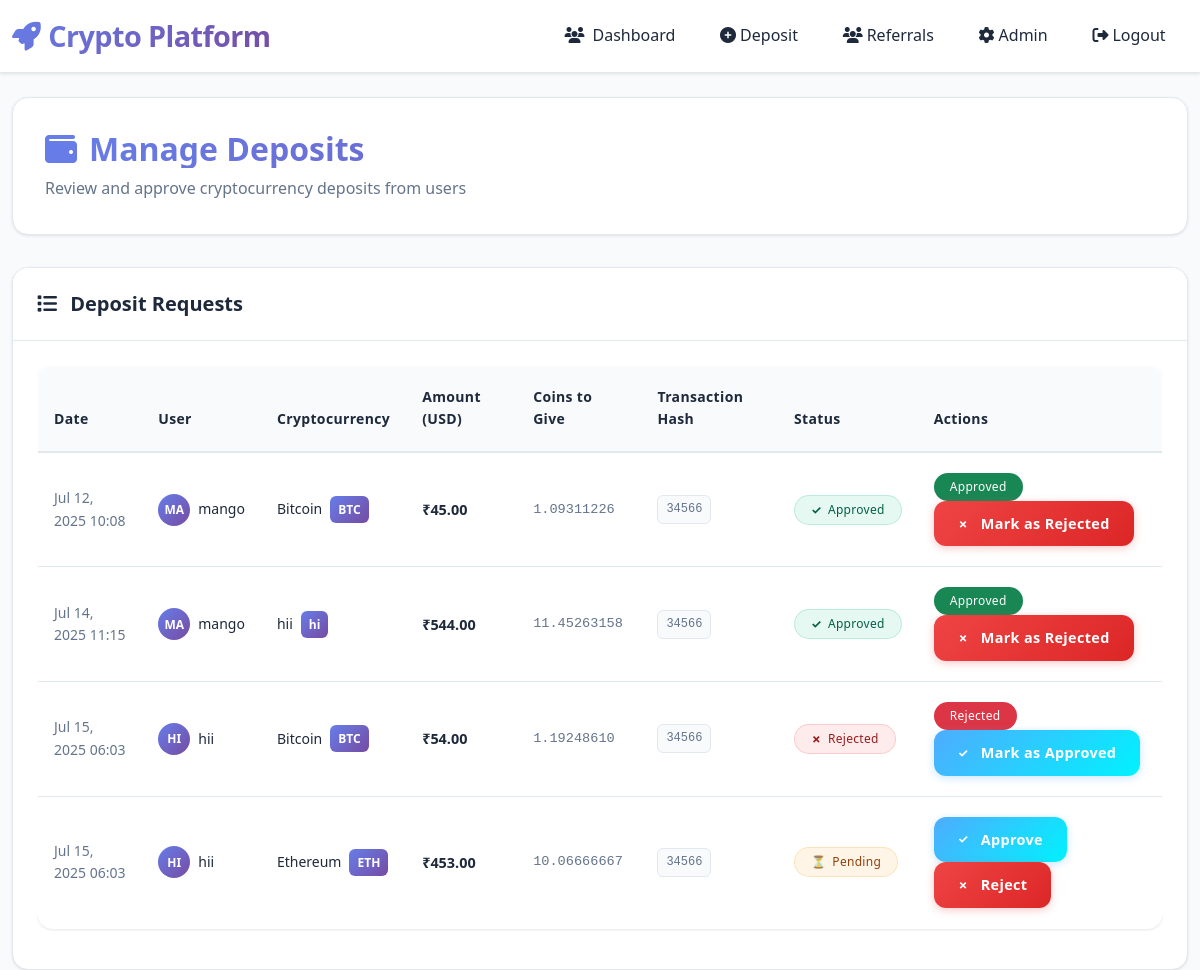
The app's page /deposits/list/ (signed in), older data.
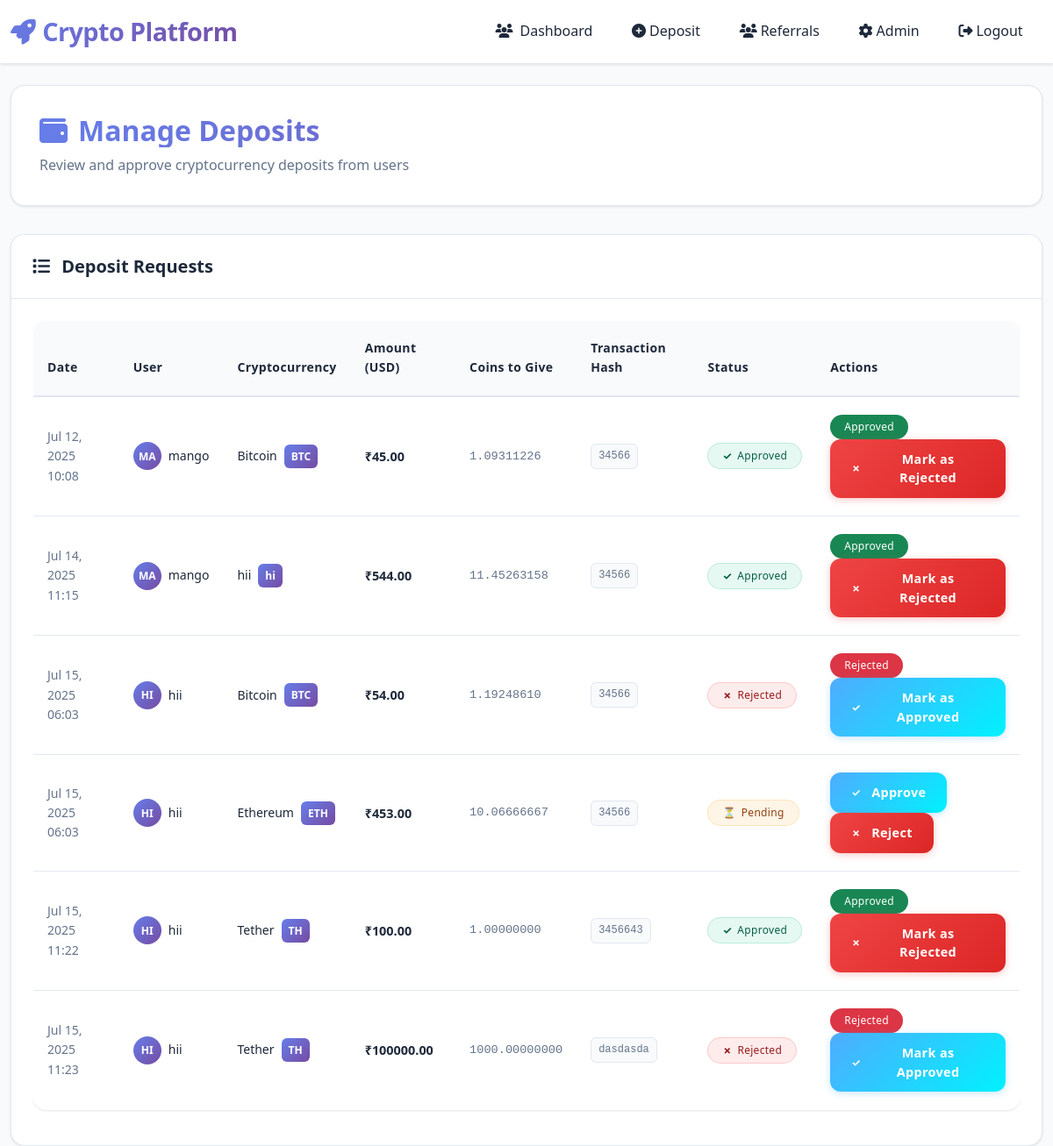
The same page, newer data.
### deposits/models.py (models this page shows, shortened)
class Deposit(models.Model):
    STATUS_CHOICES = [
        ('pending', 'Pending'),
        ('approved', 'Approved'),
        ('rejected', 'Rejected'),
    ]
    user = models.ForeignKey(User, on_delete=models.CASCADE)
    cryptocurrency = models.ForeignKey(Cryptocurrency, on_delete=models.CASCADE)
    amount = models.DecimalField(max_digits=20, decimal_places=2)
    transaction_hash = models.CharField(max_length=100, blank=True)
    wallet_address = models.CharField(max_length=50)
    status = models.CharField(max_length=20, choices=STATUS_CHOICES, default='pending')
    created_at = models.DateTimeField(auto_now_add=True)
    approved_at = models.DateTimeField(null=True, blank=True)
    price_at_deposit = models.DecimalField(max_digits=20, decimal_places=10, default=0)
    coin_quantity = models.DecimalField(max_digits=20, decimal_places=10, default=0)

### trading/models.py (models this page shows, shortened)
class Cryptocurrency(models.Model):
    name = models.CharField(max_length=50)  # Bitcoin, Ethereum, etc.
    symbol = models.CharField(max_length=10)  # BTC, ETH, etc.
    total_supply = models.DecimalField(max_digits=20, decimal_places=8)
    current_price = models.DecimalField(max_digits=20, decimal_places=8)
    wallet_address = models.CharField(max_length=100, blank=True, null=True)
    price_change_24h = models.DecimalField(max_digits=5, decimal_places=2, default=0)
    is_active = models.BooleanField(default=True)
    created_at = models.DateTimeField(auto_now_add=True)
    updated_at = models.DateTimeField(auto_now=True)
    class Meta:
        verbose_name_plural = "Cryptocurrencies"

### deposits/views.py (the view)
# urls.py: path('list/', views.deposit_list, name='deposit_list'),
def deposit_list(request):
    if request.user.is_superuser:
        deposits = Deposit.objects.all()
        template_name = 'deposits/admin/list.html'
    else:
        deposits = Deposit.objects.filter(user=request.user)
        template_name = 'deposits/list.html'
    context = {
        'deposits': deposits,
        'total_deposits': deposits.count(),
        'pending_count': deposits.filter(status='pending').count(),
        'approved_count': deposits.filter(status='approved').count(),
        'rejected_count': deposits.filter(status='rejected').count(),
        'total_approved_value': deposits.filter(status='approved').aggregate(total=Sum('amount'))['total'] or 0,
    }
    return render(request, template_name, context)

### templates/deposits/admin/list.html (shortened to what the changed rows need)
{% extends 'base.html' %}
{% block content %}
<div class="page-header">
    <h1 class="page-title">
        <i class="fas fa-wallet"></i>
        Manage Deposits
    </h1>
</div>
<div class="row">
    <div class="col-md-12">
        <div class="card">
            <div class="card-body">
                {% if deposits %}
                <div class="table-responsive">
                    <table class="table">
                        <thead>
                            <tr>
                                <th>Date</th>
                                <th>User</th>
                                <th>Cryptocurrency</th>
                                <th>Amount (USD)</th>
                                <th>Coins to Give</th>
                                <th>Transaction Hash</th>
                                <th>Status</th>
                                <th>Actions</th>
                            </tr>
                        </thead>
                        <tbody>
                            {% for deposit in deposits %}
                            <tr>
                                <td>
                                    <div class="date-info">{{ deposit.created_at|date:"M d, Y H:i" }}</div>
                                </td>
                                <td>
                                    <div class="user-info">
                                        <div class="user-avatar">
                                            {{ deposit.user.username|slice:":2"|upper }}
                                        </div>
                                        <div class="user-name">{{ deposit.user.username }}</div>
                                    </div>
                                </td>
                                <td>
                                    <div class="crypto-info">
                                        <span>{{ deposit.cryptocurrency.name }}</span>
                                        <span class="crypto-symbol">{{ deposit.cryptocurrency.symbol }}</span>
                                    </div>
                                </td>
                                <td>
                                    <div class="amount-usd">₹{{ deposit.amount|floatformat:2 }}</div>
                                </td>
                                <td>
                                    <div class="coins-amount">{{ deposit.coin_quantity|floatformat:8 }}</div>
                                </td>
                                <td>
                                    {% if deposit.transaction_hash %}
                                    <div class="transaction-hash">{{ deposit.transaction_hash|truncatechars:20 }}</div>
                                    {% else %}
                                    <span class="text-muted">-</span>
                                    {% endif %}
                                </td>
                                <td>
                                    {% if deposit.status == 'pending' %}
                                    <span class="badge badge-warning">Pending</span>
                                    {% elif deposit.status == 'approved' %}
                                    <span class="badge badge-success">Approved</span>
                                    {% else %}
                                    <span class="badge badge-danger">Rejected</span>
                                    {% endif %}
                                </td>
                                <td>
                                 {% if deposit.status == 'pending' %}
                            <a href="{% url 'deposits:admin_approve' deposit.id %}"
                            class="btn btn-sm btn-success"
                            onclick="return confirm('Approve this deposit?')">
                                Approve
                            </a>
                            <a href="{% url 'deposits:admin_reject' deposit.id %}"
                            class="btn btn-sm btn-danger"
                            onclick="return confirm('Reject this deposit? This action cannot be undone.')">
                                Reject
                            </a>
                        {% elif deposit.status == 'approved' %}
                            <span class="badge bg-success">Approved</span>
                            <a href="{% url 'deposits:admin_reject' deposit.id %}"
                            class="btn btn-sm btn-danger"
                            onclick="return confirm('Change status to Rejected?')">
                                Mark as Rejected
                            </a>
                        {% elif deposit.status == 'rejected' %}
                            <span class="badge bg-danger">Rejected</span>
                            <a href="{% url 'deposits:admin_approve' deposit.id %}"
                            class="btn btn-sm btn-success"
                            onclick="return confirm('Change status to Approved?')">
                                Mark as Approved
                            </a>
                        {% else %}
                            <span class="text-muted">No action</span>
                        {% endif %}
                                </td>
                            </tr>
                            {% endfor %}
                        </tbody>
                    </table>
                </div>
                {% else %}
                <div class="empty-state">
                    <i class="fas fa-inbox"></i>
                    <h5>No deposits found</h5>
                    <p class="text-muted">There are no deposit requests at the moment.</p>
                </div>
                {% endif %}
            </div>
        </div>
    </div>
</div>
{% endblock %}

Row changes from the older to the newer data that the page shows:
added Deposit: created_at "Jul 15, 2025 11:22", user.username "HI", user.username "hii", cryptocurrency.name "Tether", cryptocurrency.symbol "TH", amount "100.00", coin_quantity "1.00000000", transaction_hash "3456643", status "Approved"
added Deposit: created_at "Jul 15, 2025 11:23", user.username "HI", user.username "hii", cryptocurrency.name "Tether", cryptocurrency.symbol "TH", amount "100000.00", coin_quantity "1000.00000000", transaction_hash "dasdasda", status "Rejected"
